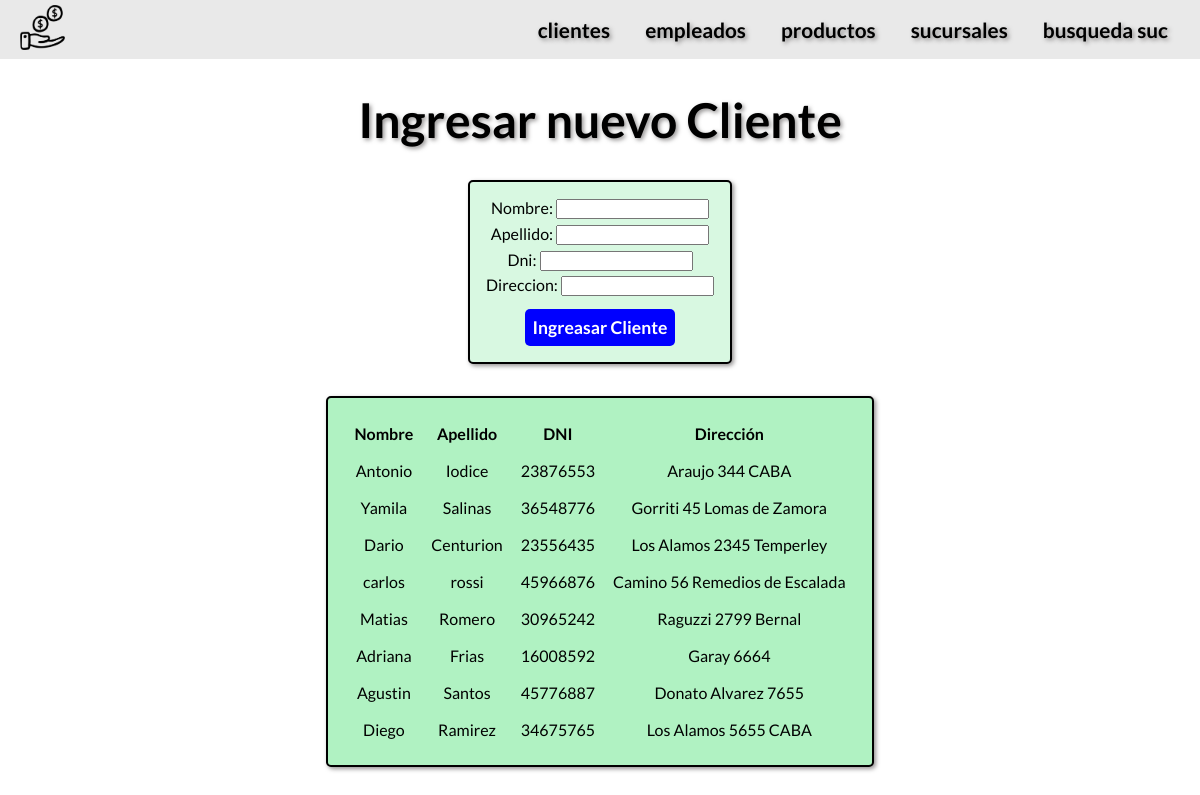
Screenshot of /AppComercio/clientes/ with the database file from the repository.
### AppComercio/models.py (models this page shows, shortened)
class Clientes(models.Model):
    nombre=models.CharField(max_length=50)
    apellido=models.CharField(max_length=50)
    dni=models.IntegerField()
    direccion=models.CharField(max_length=250)

### AppComercio/views.py (the view)
# urls.py: path("clientes/",cliente,name="cliente"),
def cliente(request):
    data=Clientes.objects.all()
    if request.method=="POST":
        form=clienteForm(request.POST)
        if form.is_valid():
            info=form.cleaned_data
            nombre=info["nombre"]
            apellido=info["apellido"]
            dni=info["dni"]
            direccion=info["direccion"]
            cliente=Clientes(nombre=nombre,apellido=apellido,dni=dni,direccion=direccion)
            cliente.save()
            form_cliente=clienteForm()
            return render(request,"AppComercio/cliente.html",{"mensaje":"Cliente Agregado","formulario":form_cliente,"clientes":data})
        return render(request,"AppComercio/cliente.html",{"mensaje":"cliente invalido","clientes":data})
    else:
        form_cliente=clienteForm()
        return render(request,"AppComercio/cliente.html",{"formulario":form_cliente,"clientes":data})

### AppComercio/forms.py
class clienteForm(forms.Form):
    nombre=forms.CharField(max_length=50)
    apellido=forms.CharField(max_length=50)
    dni=forms.IntegerField()
    direccion=forms.CharField(max_length=250)

### AppComercio/templates/AppComercio/cliente.html (shortened to what this page needs)
{% extends 'AppComercio/mainTemplate.html' %}
{% load static %}
{% block mainBlock %}
<h1>Ingresar nuevo Cliente</h1>
<section id=section-form>
    <form id=cliente-form action="{% url 'cliente' %}" method="POST"> {% csrf_token %}
        {{formulario.as_p}}
    <input class="enviar" type="submit" value="Ingreasar Cliente">
</form>
</section>
{% if clientes %}
<table id=tabla>
    <tr>
      <th>Nombre</th>
      <th>Apellido</th>
      <th>DNI</th>
      <th>Dirección</th>
    </tr>
{% for data in clientes  %}
    <tr>
      <td>{{data.nombre}}</td>
      <td>{{data.apellido}}</td>
      <td>{{data.dni}}</td>
      <td>{{data.direccion}}</td>
    </tr>
{% endfor %}
  </table>
{% endif %}
{% endblock mainBlock %}

### AppComercio/templates/AppComercio/mainTemplate.html (shortened to what this page needs)
<!DOCTYPE html>
<html lang="en">
  <head>
    {% load static %}
    <link href="{% static 'AppComercio/css/index.css' %}" rel="stylesheet" />
  </head>
  <body>
    <div class="container">
          <nav>
            <div>
              <a href="{% url 'inicio' %}">
                <img src="{% static 'AppComercio/assets/saving_money_cash_icon_245957.png' %}" alt="logo-main" width="45" height="45">
              </a>
            </div>
      <div>
        <a href="{% url 'cliente' %}">clientes</a>
        <a href="{% url 'empleados' %}">empleados</a>
        <a href="{% url 'productos' %}">productos</a>
        <a href="{% url 'sucursales' %}">sucursales</a>
        <a href="{% url 'busquedaSuc' %}">busqueda suc</a>
      </div>
    </nav>
    <main>{% block mainBlock %} {% endblock mainBlock %}</main>
    </div>
  </body>
</html>

### AppComercio/static/AppComercio/css/index.css (style rules this page uses)
* { margin: 0; padding: 0; font-family: Lato, sans-serif; text-align: center; }
body { background-color: #ffffff; }
main { display: flex; flex-direction: column; align-items: center; }
nav { padding: 5px 0px 5px 0px; display: flex; flex-direction: row; justify-content: space-between; align-items: center; width: 100%; background-color: #8382822d; }
img { margin-left: 20px; }
a { text-decoration: none; margin-right: 2rem; font-weight: bold; font-size: 1.3rem; color: black; text-shadow: 2px 2px 4px rgba(63, 61, 61, 0.548); }
h1 { padding-top: 2rem; font-size: 3rem; text-shadow: 2px 2px 4px rgba(63, 61, 61, 0.548); ; }
#tabla { background-color: #b0f2c2; margin: 2rem; padding: 1rem; border: solid 2px; border-radius: 5px; box-shadow: 2px 2px 4px rgba(63, 61, 61, 0.548); }
#tabla th,td { padding: .5rem; }
.container { display: flex; flex-direction: column; justify-content: center; align-items: center; }
#section-form { display: flex; justify-content: center; align-items: center; }
#cliente-form { display: flex; flex-direction: column; border: solid 2px black; border-radius: 5px; padding: 1rem; margin-top: 2rem; background-color: #d8f8e1; align-items: center; box-shadow: 2px 2px 4px rgba(63, 61, 61, 0.548); }
#cliente-form p { margin-bottom: .3rem; }
#cliente-form input { width:fit-content; }
.enviar { font-size: 1.1rem; margin-top: .5rem; background-color: blue; color: white; border: 1px black; border-radius: 5px; padding: .5rem; font-weight: bold; }

### rows the page displays
Clientes: nombre "Antonio", apellido "Iodice", dni "23876553", direccion "Araujo 344 CABA"
Clientes: nombre "Yamila", apellido "Salinas", dni "36548776", direccion "Gorriti 45 Lomas de Zamora"
Clientes: nombre "Dario", apellido "Centurion", dni "23556435", direccion "Los Alamos 2345 Temperley"
Clientes: nombre "carlos", apellido "rossi", dni "45966876", direccion "Camino 56 Remedios de Escalada"
Clientes: nombre "Matias", apellido "Romero", dni "30965242", direccion "Raguzzi 2799 Bernal"
Clientes: nombre "Adriana", apellido "Frias", dni "16008592", direccion "Garay 6664"
Clientes: nombre "Agustin", apellido "Santos", dni "45776887", direccion "Donato Alvarez 7655"
Clientes: nombre "Diego", apellido "Ramirez", dni "34675765", direccion "Los Alamos 5655 CABA"
